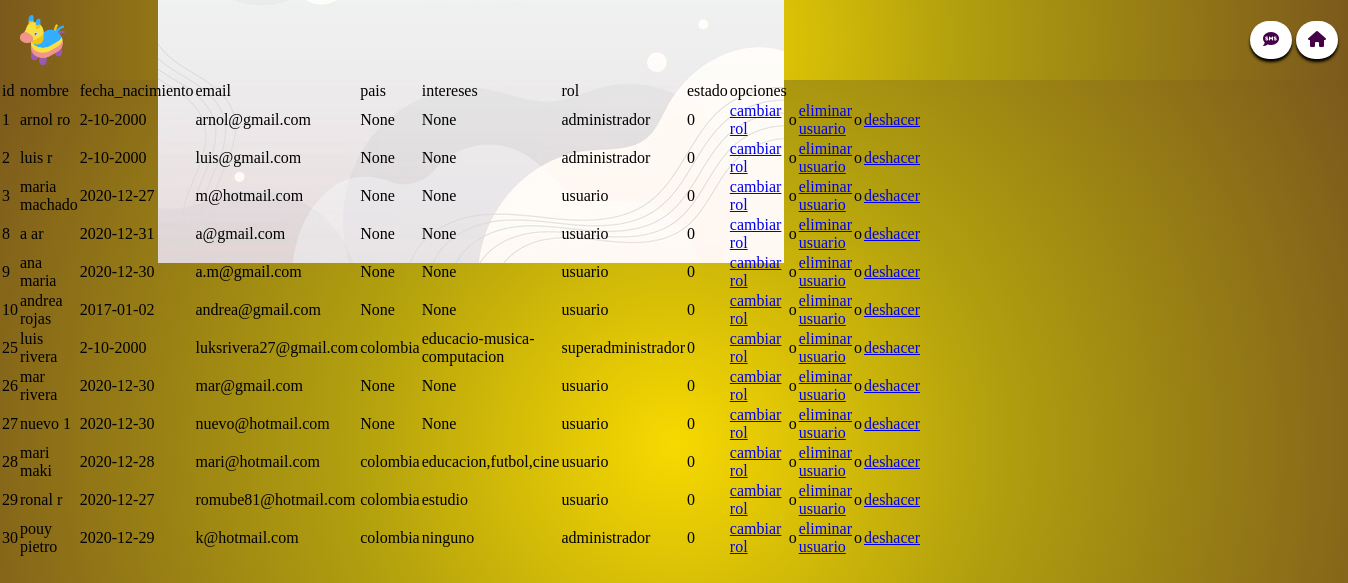
Page /verusuarios (signed in) on the committed database.
### tables this page shows
CREATE TABLE usuariosredsocial (id INTEGER NOT NULL PRIMARY KEY AUTOINCREMENT, nombre VARCHAR NOT NULL, apellido VARCHAR NOT NULL, usuario VARCHAR NOT NULL, fecha_nacimiento VARCHAR NOT NULL, email VARCHAR NOT NULL, password VARCHAR NOT NULL, rol VARCHAR NOT NULL, validacion VARCHAR NOT NULL, codigovalidacion VARCHAR, pais VARCHAR, intereses VARCHAR, fotoperfil VARCHAR, estado VARCHAR, bloqueado VARCHAR);

### main.py (the view)
@app.route('/verusuarios', methods=['GET', 'POST'])#enviar mensajes a amigos---lista
@login_required
def verusuarios():
    db = get_db()
    user = db.execute(##prepared stament
            'SELECT * FROM Usuariosredsocial'
            ,
    ).fetchall()
    print(g.usuario[11])
    return render_template("verusuario.html",data=user,foto=g.usuario[11],rol=g.usuario[7],usuario=g.usuario[1]+" "+g.usuario[2])

### db.py (called while the page is built)
def get_db():
    try:
        if 'db' not in g:
            print('conectada')
            g.db = sqlite3.connect('usuariosred.db')
        return g.db
    except Error:
        print(Error)

### main.py (called while the page is built)
@app.before_request#lista
def cargar_usuario_registrado():
    id_usuario=session.get('id_usuario')
    if id_usuario is None:
        g.usuario=None
    else:
        db=get_db()
        user=db.execute(
            'UPDATE usuariosredsocial SET estado = 1 WHERE  id = ?'
            ,
            (id_usuario,)##modifique aqui
        ).fetchone()
        db.commit()
        g.usuario=get_db().execute(
            'SELECT id,nombre,apellido,usuario,fecha_nacimiento,email,password,rol,validacion,pais,intereses,fotoperfil,estado,bloqueado FROM Usuariosredsocial WHERE id = ? '
            ,      # 0   1       2        3            4          5     6       7     8         9     10       11        12       13
        (id_usuario,)##modifique aqui
        ).fetchone()

def login_required(view):
    @functools.wraps( view ) # toma una función utilizada en un decorador y añadir la funcionalidad de copiar el nombre de la función.
    def wrapped_view(**kwargs):
        if g.usuario is None:
            return redirect( url_for( 'login' ) )
        return view( **kwargs )
    return wrapped_view

### templates/verusuario.html (shortened to what this page needs)
{% extends './base/base.html' %}
{% block head %}<link rel="stylesheet" href="https://cdnjs.cloudflare.com/ajax/libs/font-awesome/6.0.0-beta2/css/all.min.css">{% endblock head %}
{% block css_path %}{{ url_for('static', filename='css/styleUsuarios.css') }}{% endblock css_path %}
{% block main_content %}
<body>
    <header class="header">
        <img class="logo" src="/static/img/logo.png" alt="Logo" >
        <div class="link">
            <a class="button" href="/send" id="mensajes"> <i class="fas fa-sms"></i></a>
            <a href="/fronpage" class="button" id="home"><i class="fas fa-home"></i></a>
        </div>
        <div class="info">
            <div>
            <input type="image" src="/static/imagenes_usuario/{{foto}}" alt="profile photo"  class="imageperfil" >
        </div>
    </header>
    <div class="contenedor">
     <form action="/verusuarios" method="post" name="formuver" >
        {%if data%}
        <table>
        <tr> <td>id  </td> <td>   nombre    </td> <td>fecha_nacimiento</td> <td>      email    </td> <td>  pais</td>
        <td>intereses</td>  <td>rol</td> <td>estado</td> <td>opciones</td> </tr>
        {%for k in data%}
        {%if rol=="superadministrador"%}
        <tr><td>{{k[0]}}</td> <td>{{k[1]+" "+k[2]}}</td> <td>{{k[4]}}</td> <td>{{k[5]}}</td> <td>{{k[10]}}</td>
            <td>{{k[11]}}</td>  <td>{{k[7]}}</td> <td>{{k[14]}} </td> <td><a href="/cambiarrol/{{k.0}}/{{k.7}}">cambiar rol</a></td> <td>  o </td> <td><a href="/eliminar/{{k.0}}">eliminar usuario</a></td> <td> o </td> <td><a href="/reactivar/{{k.0}}">deshacer</a></td></tr>
        {%else%}
        <tr><td>{{k[0]}}</td> <td>{{k[1]+" "+k[2]}}</td> <td>{{k[4]}}</td> <td>{{k[5]}}</td> <td>{{k[10]}}</td>
            <td>{{k[11]}}</td>  <td>{{k[7]}}</td> <td>{{k[14]}} </td>  </td> <td><a href="/eliminar/{{k.0}}">eliminar usuario</a></td> <td> o </td> <td><a href="/reactivar/{{k.0}}">deshacer</a></td></tr>
        {%endif%}
        {%endfor%}
    </table>
        {%endif%}
    </form>
    </div>
    {% endblock main_content %}

### templates/base/base.html (shortened to what this page needs)
<!DOCTYPE html>
<html lang="en">
<head>
    <link rel="stylesheet" type="text/css" href="{% block css_path %}{% endblock css_path %}">
    {% block head %}{% endblock head %}
</head>
<body>
    {% block main_content %}
    {% endblock main_content %}
</body>
</html>

### static/css/styleUsuarios.css (style rules this page uses)
* { margin: 0; padding: 0; }
.header { background: rgb(247,217,0); background: radial-gradient(circle, rgba(247,217,0,1) 0%, rgba(179,161,14,1) 41%, rgba(123,89,28,1) 100%, rgba(255,40,0,1) 100%); display: flex; place-items: center; text-align:center; height: 80px; }
.logo { width: 45px; display: inline; padding-right: 5px; padding-left: 20px; }
.button { background: #ffffff; color: #440046; display: inline-block; position: relative; left: 1180px; box-shadow: 0px 3px 3px #000000 ; text-decoration: none; border-radius: 25px; width: 38px; padding: 10px 2px; }
.contenedor { display:grid; grid-template-columns: 1fr 1fr; background: rgb(247,217,0); background: radial-gradient(circle, rgba(247,217,0,1) 0%, rgba(179,161,14,1) 41%, rgba(123,89,28,1) 100%, rgba(255,40,0,1) 100%); height: 91vh; }

### rows in the picture
usuariosredsocial: id "1", nombre+apellido "arnol ro", fecha_nacimiento "2-10-2000", email "arnol@gmail.com", k "None", rol "administrador", bloqueado "0"
usuariosredsocial: id "2", nombre+apellido "luis r", fecha_nacimiento "2-10-2000", email "luis@gmail.com", k "None", rol "administrador", bloqueado "0"
usuariosredsocial: id "3", nombre+apellido "maria machado", fecha_nacimiento "2020-12-27", email "m@hotmail.com", k "None", rol "usuario", bloqueado "0"
usuariosredsocial: id "8", nombre+apellido "a ar", fecha_nacimiento "2020-12-31", email "a@gmail.com", k "None", rol "usuario", bloqueado "0"
usuariosredsocial: id "9", nombre+apellido "ana maria", fecha_nacimiento "2020-12-30", email "a.m@gmail.com", k "None", rol "usuario", bloqueado "0"
usuariosredsocial: id "10", nombre+apellido "andrea rojas", fecha_nacimiento "2017-01-02", email "andrea@gmail.com", k "None", rol "usuario", bloqueado "0"
usuariosredsocial: id "25", nombre+apellido "luis rivera", fecha_nacimiento "2-10-2000", email "luksrivera27@gmail.com", pais "colombia", intereses "educacio-musica-computacion", rol "superadministrador", bloqueado "0"
usuariosredsocial: id "26", nombre+apellido "mar rivera", fecha_nacimiento "2020-12-30", email "mar@gmail.com", k "None", rol "usuario", bloqueado "0"
usuariosredsocial: id "27", nombre+apellido "nuevo 1", fecha_nacimiento "2020-12-30", email "nuevo@hotmail.com", k "None", rol "usuario", bloqueado "0"
usuariosredsocial: id "28", nombre+apellido "mari maki", fecha_nacimiento "2020-12-28", email "mari@hotmail.com", pais "colombia", intereses "educacion,futbol,cine", rol "usuario", bloqueado "0"
usuariosredsocial: id "29", nombre+apellido "ronal r", fecha_nacimiento "2020-12-27", email "romube81@hotmail.com", pais "colombia", intereses "estudio", rol "usuario", bloqueado "0"
usuariosredsocial: id "30", nombre+apellido "pouy pietro", fecha_nacimiento "2020-12-29", email "k@hotmail.com", pais "colombia", intereses "ninguno", rol "administrador", bloqueado "0"
